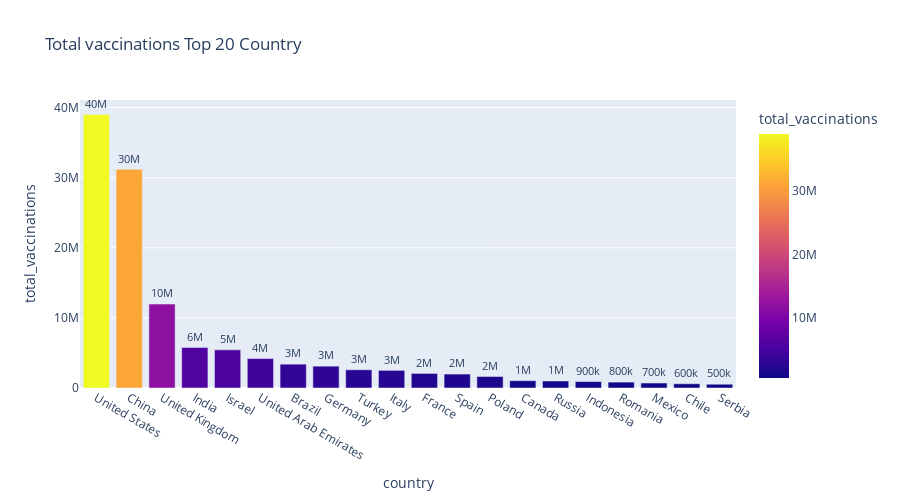

Notebook source saved alongside this figure:
### Code cell
# Plotting the top 20 vaccinated countries by total
best_total = best_total.sort_values('total_vaccinations', ascending=False).head(20)
fig = px.bar(best_total, y='total_vaccinations', x='country', color="total_vaccinations", text='total_vaccinations', title="Total vaccinations Top 20 Country", height =500)
fig.update_traces(texttemplate='%{text:.1s}', textposition='outside')
fig.update_layout(uniformtext_minsize=8, uniformtext_mode='hide')
fig.show()

### Figure 1 — Plotly figure (JSON) as saved in the notebook; plotly's stock layout.template omitted (floating-point values rounded to 4 significant figures)
{"data": [{"alignmentgroup": "True", "hovertemplate": "country=%{x}<br>total_vaccinations=%{marker.color}<extra></extra>", "legendgroup": "", "marker": {"color": [39037964, 31200000, 11975267, 5775322, 5441637, 4201347, 3401383, 3116122, 2601717, 2517090, 2077037, 1988160, 1641158, 1042171, 1000000, 914303, 840812, 710198, 605644, 538373], "coloraxis": "coloraxis"}, "name": "", "offsetgroup": "", "orientation": "v", "showlegend": false, "text": [39037964, 31200000, 11975267, 5775322, 5441637, 4201347, 3401383, 3116122, 2601717, 2517090, 2077037, 1988160, 1641158, 1042171, 1000000, 914303, 840812, 710198, 605644, 538373], "textposition": "outside", "texttemplate": "%{text:.1s}", "type": "bar", "x": ["United States", "China", "United Kingdom", "India", "Israel", "United Arab Emirates", "Brazil", "Germany", "Turkey", "Italy", "France", "Spain", "Poland", "Canada", "Russia", "Indonesia", "Romania", "Mexico", "Chile", "Serbia"], "xaxis": "x", "y": [39037964, 31200000, 11975267, 5775322, 5441637, 4201347, 3401383, 3116122, 2601717, 2517090, 2077037, 1988160, 1641158, 1042171, 1000000, 914303, 840812, 710198, 605644, 538373], "yaxis": "y"}], "layout": {"barmode": "relative", "coloraxis": {"colorbar": {"title": {"text": "total_vaccinations"}}, "colorscale": [[0, "#0d0887"], [0.1111, "#46039f"], [0.2222, "#7201a8"], [0.3333, "#9c179e"], [0.4444, "#bd3786"], [0.5556, "#d8576b"], [0.6667, "#ed7953"], [0.7778, "#fb9f3a"], [0.8889, "#fdca26"], [1, "#f0f921"]]}, "height": 500, "legend": {"tracegroupgap": 0}, "title": {"text": "Total vaccinations Top 20 Country"}, "uniformtext": {"minsize": 8, "mode": "hide"}, "xaxis": {"anchor": "y", "domain": [0, 1], "title": {"text": "country"}}, "yaxis": {"anchor": "x", "domain": [0, 1], "title": {"text": "total_vaccinations"}}}}
